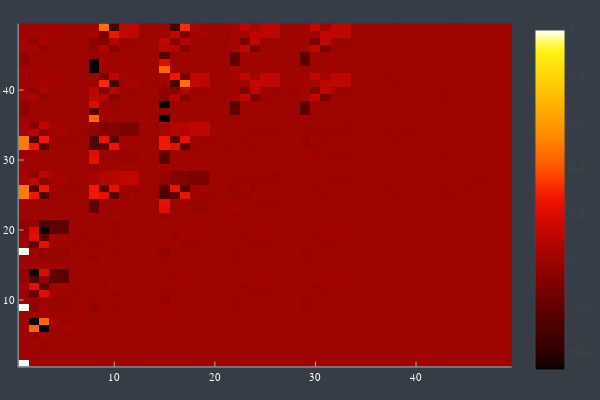

The code cell stored with this chart in its notebook:
### Code cell
heatmap(real.(Matrix(transfer_matrix(states[end-1]))))

### Figure 1 — Plotly figure (JSON) as saved in the notebook; plotly's stock layout.template omitted (floating-point values rounded to 4 significant figures; data arrays with more than 128 entries replaced by an {"elided": "..."} marker saying what was removed)
{"data": [{"colorbar": {"title": ""}, "colorscale": {"elided": "256x2 mixed values"}, "hoverinfo": "none", "name": "y1", "showlegend": false, "showscale": true, "type": "heatmap", "x": [0.5, 1.5, 2.5, 3.5, 4.5, 5.5, 6.5, 7.5, 8.5, 9.5, 10.5, 11.5, 12.5, 13.5, 14.5, 15.5, 16.5, 17.5, 18.5, 19.5, 20.5, 21.5, 22.5, 23.5, 24.5, 25.5, 26.5, 27.5, 28.5, 29.5, 30.5, 31.5, 32.5, 33.5, 34.5, 35.5, 36.5, 37.5, 38.5, 39.5, 40.5, 41.5, 42.5, 43.5, 44.5, 45.5, 46.5, 47.5, 48.5, 49.5], "xaxis": "x", "y": [0.5, 1.5, 2.5, 3.5, 4.5, 5.5, 6.5, 7.5, 8.5, 9.5, 10.5, 11.5, 12.5, 13.5, 14.5, 15.5, 16.5, 17.5, 18.5, 19.5, 20.5, 21.5, 22.5, 23.5, 24.5, 25.5, 26.5, 27.5, 28.5, 29.5, 30.5, 31.5, 32.5, 33.5, 34.5, 35.5, 36.5, 37.5, 38.5, 39.5, 40.5, 41.5, 42.5, 43.5, 44.5, 45.5, 46.5, 47.5, 48.5, 49.5], "yaxis": "y", "z": {"elided": "49x49 float values"}, "zmax": 1.0, "zmin": -0.481}], "layout": {"annotations": [], "height": 400, "legend_position": {"bgcolor": "rgba(54, 61, 70, 1.000)", "bordercolor": "rgba(255, 255, 255, 1.000)", "borderwidth": 1, "font": {"color": "rgba(255, 255, 255, 1.000)", "family": "sans-serif", "size": 11}, "title": {"font": {"color": "rgba(255, 255, 255, 1.000)", "family": "sans-serif", "size": 15}, "text": ""}, "tracegroupgap": 0, "traceorder": "normal", "x": 1, "xanchor": "auto", "y": 1, "yanchor": "auto"}, "margin": {"b": 20, "l": 0, "r": 0, "t": 20}, "paper_bgcolor": "rgba(54, 61, 70, 1.000)", "plot_bgcolor": "rgba(48, 52, 59, 1.000)", "showlegend": true, "width": 600, "xaxis": {"anchor": "y", "domain": [0.03619, 0.9934], "gridcolor": "rgba(173, 178, 183, 0.100)", "gridwidth": 0.5, "linecolor": "rgba(173, 178, 183, 1.000)", "mirror": false, "range": [0.5, 49.5], "showgrid": true, "showline": true, "showticklabels": true, "tickangle": 0, "tickcolor": "rgb(173, 178, 183)", "tickfont": {"color": "rgba(255, 255, 255, 1.000)", "family": "sans-serif", "size": 11}, "tickmode": "array", "ticks": "inside", "ticktext": ["10", "20", "30", "40"], "tickvals": [10, 20, 30, 40], "title": "", "titlefont": {"color": "rgba(255, 255, 255, 1.000)", "family": "sans-serif", "size": 15}, "type": "-", "visible": true, "zeroline": false, "zerolinecolor": "rgba(173, 178, 183, 1.000)"}, "yaxis": {"anchor": "x", "domain": [0.03762, 0.9902], "gridcolor": "rgba(173, 178, 183, 0.100)", "gridwidth": 0.5, "linecolor": "rgba(173, 178, 183, 1.000)", "mirror": false, "range": [0.5, 49.5], "showgrid": true, "showline": true, "showticklabels": true, "tickangle": 0, "tickcolor": "rgb(173, 178, 183)", "tickfont": {"color": "rgba(255, 255, 255, 1.000)", "family": "sans-serif", "size": 11}, "tickmode": "array", "ticks": "inside", "ticktext": ["10", "20", "30", "40"], "tickvals": [10, 20, 30, 40], "title": "", "titlefont": {"color": "rgba(255, 255, 255, 1.000)", "family": "sans-serif", "size": 15}, "type": "-", "visible": true, "zeroline": false, "zerolinecolor": "rgba(173, 178, 183, 1.000)"}}}
